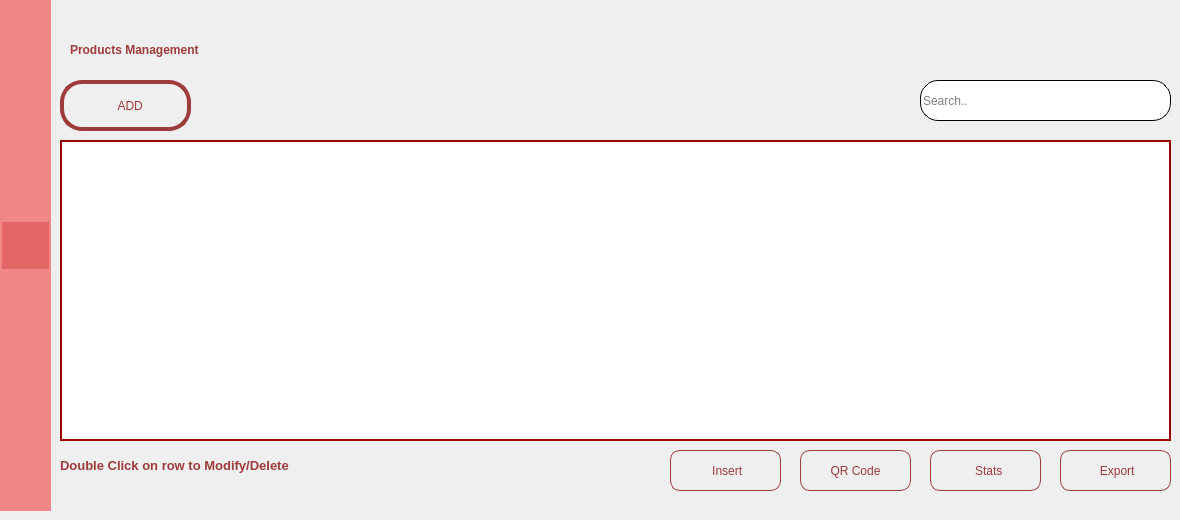
    <widget class="QWidget" name="page_5">
     <widget class="QLabel" name="label_6">
      <property name="geometry">
       <rect>
        <x>70</x>
        <y>0</y>
        <width>331</width>
        <height>101</height>
       </rect>
      </property>
      <property name="styleSheet">
       <string notr="true">font: 75 24pt &quot;Arial&quot;;
font: 75 italic 16pt &quot;Arial&quot;;
background-color: rgba(0,0,0,0%);</string>
      </property>
      <property name="text">
       <string>&lt;html&gt;&lt;head/&gt;&lt;body&gt;&lt;p&gt;&lt;span style=&quot; font-weight:600; color:#9e3b3b;&quot;&gt;Products Management&lt;/span&gt;&lt;/p&gt;&lt;/body&gt;&lt;/html&gt;</string>
      </property>
     </widget>
     <widget class="QLabel" name="label_12">
      <property name="geometry">
       <rect>
        <x>330</x>
        <y>60</y>
        <width>521</width>
        <height>401</height>
       </rect>
      </property>
      <property name="text">
       <string/>
      </property>
      <property name="pixmap">
       <pixmap resource="ressources.qrc">:/new/prefix1/gfx/3516835.png</pixmap>
      </property>
      <property name="scaledContents">
       <bool>true</bool>
      </property>
     </widget>
     <widget class="QTableView" name="tableView_produits">
      <property name="geometry">
       <rect>
        <x>60</x>
        <y>140</y>
        <width>1111</width>
        <height>301</height>
       </rect>
      </property>
      <property name="styleSheet">
       <string notr="true">QTableView{
alternate-background-color: #CC3333;
border: 2px solid;
border-color: #9B0000;
selection-background-color: #FF5555;
}

QHeaderView::section {
    background-color: #F28787;
    color: white;
    padding: 4px;
    border: 1px solid #F28787; 
}</string>
      </property>
     </widget>
     <widget class="QPushButton" name="ajouter_produits">
      <property name="geometry">
       <rect>
        <x>60</x>
        <y>80</y>
        <width>131</width>
        <height>51</height>
       </rect>
      </property>
      <property name="styleSheet">
       <string notr="true">QPushButton {
color: rgb(158,59,59);
font: 75 12pt &quot;Arial&quot;;
border: 4px solid rgb(158,59,59);
border-radius: 22px;
}</string>
      </property>
      <property name="text">
       <string>   ADD</string>
      </property>
      <property name="icon">
       <iconset resource="ressources.qrc">
        <normaloff>:/new/prefix1/gfx/ajouter.png</normaloff>:/new/prefix1/gfx/ajouter.png</iconset>
      </property>
      <property name="iconSize">
       <size>
        <width>31</width>
        <height>31</height>
       </size>
      </property>
     </widget>
     <widget class="QLineEdit" name="recherche_produits">
      <property name="geometry">
       <rect>
        <x>920</x>
        <y>80</y>
        <width>251</width>
        <height>41</height>
       </rect>
      </property>
      <property name="styleSheet">
       <string notr="true">QLineEdit{
border: 1px solid;
border-radius: 18px;
}</string>
      </property>
      <property name="placeholderText">
       <string>Search..</string>
      </property>
     </widget>
     <widget class="QLabel" name="label_22">
      <property name="geometry">
       <rect>
        <x>1130</x>
        <y>80</y>
        <width>41</width>
        <height>41</height>
       </rect>
      </property>
      <property name="styleSheet">
       <string notr="true">background-color: rgba(0,0,0,0%);</string>
      </property>
      <property name="text">
       <string/>
      </property>
      <property name="pixmap">
       <pixmap resource="ressources.qrc">:/new/prefix1/gfx/Ellipse 7.png</pixmap>
      </property>
      <property name="scaledContents">
       <bool>true</bool>
      </property>
     </widget>
     <widget class="QLabel" name="label_23">
      <property name="geometry">
       <rect>
        <x>1140</x>
        <y>90</y>
        <width>21</width>
        <height>21</height>
       </rect>
      </property>
      <property name="styleSheet">
       <string notr="true">background-color: rgba(0,0,0,0%);</string>
      </property>
      <property name="text">
       <string/>
      </property>
      <property name="pixmap">
       <pixmap resource="ressources.qrc">:/new/prefix1/gfx/loupe.png</pixmap>
      </property>
      <property name="scaledContents">
       <bool>true</bool>
      </property>
     </widget>
     <widget class="QPushButton" name="Tri_produits">
      <property name="geometry">
       <rect>
        <x>860</x>
        <y>80</y>
        <width>41</width>
        <height>41</height>
       </rect>
      </property>
      <property name="styleSheet">
       <string notr="true">QPushButton {
border-radius:10px;
background-color: rgba(0,0,0,0%);
}

QPushButton:hover {

  background-color: #E26666;
}</string>
      </property>
      <property name="text">
       <string/>
      </property>
      <property name="icon">
       <iconset resource="ressources.qrc">
        <normaloff>:/new/prefix1/gfx/download.png</normaloff>:/new/prefix1/gfx/download.png</iconset>
      </property>
      <property name="iconSize">
       <size>
        <width>31</width>
        <height>31</height>
       </size>
      </property>
     </widget>
     <widget class="QPushButton" name="stats_produits">
      <property name="geometry">
       <rect>
        <x>930</x>
        <y>450</y>
        <width>111</width>
        <height>41</height>
       </rect>
      </property>
      <property name="styleSheet">
       <string notr="true">QPushButton {
color: rgb(158,59,59);
font: 75 12pt &quot;Arial&quot;;
border: 1px solid rgb(158,59,59);
border-radius: 10px;
}</string>
      </property>
      <property name="text">
       <string>  Stats</string>
      </property>
      <property name="icon">
       <iconset resource="ressources.qrc">
        <normaloff>:/new/prefix1/gfx/stats.png</normaloff>:/new/prefix1/gfx/stats.png</iconset>
      </property>
      <property name="iconSize">
       <size>
        <width>20</width>
        <height>20</height>
       </size>
      </property>
     </widget>
     <widget class="QPushButton" name="PDF_produits">
      <property name="geometry">
       <rect>
        <x>1060</x>
        <y>450</y>
        <width>111</width>
        <height>41</height>
       </rect>
      </property>
      <property name="styleSheet">
       <string notr="true">QPushButton {
color: rgb(158,59,59);
font: 75 12pt &quot;Arial&quot;;
border: 1px solid rgb(158,59,59);
border-radius: 10px;
}</string>
      </property>
      <property name="text">
       <string> Export</string>
      </property>
      <property name="icon">
       <iconset resource="ressources.qrc">
        <normaloff>:/new/prefix1/gfx/pdf.png</normaloff>:/new/prefix1/gfx/pdf.png</iconset>
      </property>
      <property name="iconSize">
       <size>
        <width>20</width>
        <height>20</height>
       </size>
      </property>
     </widget>
     <widget class="QPushButton" name="qr_code">
      <property name="geometry">
       <rect>
        <x>800</x>
        <y>450</y>
        <width>111</width>
        <height>41</height>
       </rect>
      </property>
      <property name="styleSheet">
       <string notr="true">QPushButton {
color: rgb(158,59,59);
font: 75 10pt &quot;Arial&quot;;
border: 1px solid rgb(158,59,59);
border-radius: 10px;
}</string>
      </property>
      <property name="text">
       <string>QR Code</string>
      </property>
      <property name="icon">
       <iconset resource="ressources.qrc">
        <normaloff>:/new/prefix1/gfx/qr-code.png</normaloff>:/new/prefix1/gfx/qr-code.png</iconset>
      </property>
      <property name="iconSize">
       <size>
        <width>25</width>
        <height>25</height>
       </size>
      </property>
     </widget>
     <widget class="QPushButton" name="insert_image">
      <property name="geometry">
       <rect>
        <x>670</x>
        <y>450</y>
        <width>111</width>
        <height>41</height>
       </rect>
      </property>
      <property name="styleSheet">
       <string notr="true">QPushButton {
color: rgb(158,59,59);
font: 75 10pt &quot;Arial&quot;;
border: 1px solid rgb(158,59,59);
border-radius: 10px;
}</string>
      </property>
      <property name="text">
       <string> Insert</string>
      </property>
      <property name="icon">
       <iconset resource="ressources.qrc">
        <normaloff>:/new/prefix1/gfx/image.png</normaloff>:/new/prefix1/gfx/image.png</iconset>
      </property>
      <property name="iconSize">
       <size>
        <width>20</width>
        <height>20</height>
       </size>
      </property>
     </widget>
     <widget class="QLabel" name="label_24">
      <property name="geometry">
       <rect>
        <x>60</x>
        <y>445</y>
        <width>361</width>
        <height>41</height>
       </rect>
      </property>
      <property name="text">
       <string>&lt;html&gt;&lt;head/&gt;&lt;body&gt;&lt;p&gt;&lt;span style=&quot; font-size:10pt; font-weight:600; color:#9e3b3b;&quot;&gt;Double Click on row to Modify/Delete&lt;/span&gt;&lt;/p&gt;&lt;/body&gt;&lt;/html&gt;</string>
      </property>
     </widget>
     <widget class="QPushButton" name="Button_clients_4">
      <property name="geometry">
       <rect>
        <x>0</x>
        <y>160</y>
        <width>51</width>
        <height>51</height>
       </rect>
      </property>
      <property name="styleSheet">
       <string notr="true">QPushButton {
    border: 2px solid #F28787;
    background-color: #F28787;
}

/* Hover styles */
QPushButton:hover {
  background-color: #E26666;
}

/* Pressed styles */
QPushButton:pressed {
  background-color: #a63b3b; 
}</string>
      </property>
      <property name="text">
       <string/>
      </property>
      <property name="icon">
       <iconset resource="ressources.qrc">
        <normaloff>:/new/prefix1/gfx/utilisateurs-alt (1).png</normaloff>:/new/prefix1/gfx/utilisateurs-alt (1).png</iconset>
      </property>
      <property name="iconSize">
       <size>
        <width>31</width>
        <height>31</height>
       </size>
      </property>
     </widget>
     <widget class="QPushButton" name="Button_employes_4">
      <property name="geometry">
       <rect>
        <x>0</x>
        <y>100</y>
        <width>51</width>
        <height>51</height>
       </rect>
      </property>
      <property name="styleSheet">
       <string notr="true">QPushButton {
    border: 2px solid #F28787;
    background-color: #F28787;
}

/* Hover styles */
QPushButton:hover {
  background-color: #E26666;
}

/* Pressed styles */
QPushButton:pressed {
  background-color: #a63b3b; 
}</string>
      </property>
      <property name="text">
       <string/>
      </property>
      <property name="icon">
       <iconset resource="ressources.qrc">
        <normaloff>:/new/prefix1/gfx/badge-didentite.png</normaloff>:/new/prefix1/gfx/badge-didentite.png</iconset>
      </property>
      <property name="iconSize">
       <size>
        <width>31</width>
        <height>31</height>
       </size>
      </property>
     </widget>
     <widget class="QPushButton" name="pushButton_13">
      <property name="geometry">
       <rect>
        <x>0</x>
        <y>460</y>
        <width>51</width>
        <height>51</height>
       </rect>
      </property>
      <property name="styleSheet">
       <string notr="true">QPushButton {
    border: 2px solid #F28787;
    background-color: #F28787;
}

/* Hover styles */
QPushButton:hover {
  background-color: #E26666;
}

/* Pressed styles */
QPushButton:pressed {
  background-color: #a63b3b; 
}</string>
      </property>
      <property name="text">
       <string/>
      </property>
      <property name="icon">
       <iconset resource="ressources.qrc">
        <normaloff>:/new/prefix1/gfx/deconnexion-alt.png</normaloff>:/new/prefix1/gfx/deconnexion-alt.png</iconset>
      </property>
      <property name="iconSize">
       <size>
        <width>31</width>
        <height>31</height>
       </size>
      </property>
     </widget>
     <widget class="QLabel" name="label_29">
      <property name="geometry">
       <rect>
        <x>0</x>
        <y>0</y>
        <width>51</width>
        <height>511</height>
       </rect>
      </property>
      <property name="styleSheet">
       <string notr="true">QLabel{
background-color: #F28787;}</string>
      </property>
      <property name="text">
       <string/>
      </property>
     </widget>
     <widget class="QPushButton" name="pushButton_14">
      <property name="geometry">
       <rect>
        <x>0</x>
        <y>0</y>
        <width>51</width>
        <height>51</height>
       </rect>
      </property>
      <property name="styleSheet">
       <string notr="true">QPushButton{
border: 2px solid #F28787;
background-color: #F28787;}</string>
      </property>
      <property name="text">
       <string/>
      </property>
      <property name="icon">
       <iconset resource="ressources.qrc">
        <normaloff>:/new/prefix1/gfx/logo-audit.png</normaloff>:/new/prefix1/gfx/logo-audit.png</iconset>
      </property>
      <property name="iconSize">
       <size>
        <width>35</width>
        <height>35</height>
       </size>
      </property>
     </widget>
     <widget class="QPushButton" name="Button_produits_4">
      <property name="geometry">
       <rect>
        <x>0</x>
        <y>220</y>
        <width>51</width>
        <height>51</height>
       </rect>
      </property>
      <property name="styleSheet">
       <string notr="true">QPushButton {
    border: 2px solid #F28787;
    background-color: #E26666;
}

/* Hover styles */
QPushButton:hover {
  background-color: #E26666;
}

/* Pressed styles */
QPushButton:pressed {
  background-color: #a63b3b; 
}</string>
      </property>
      <property name="text">
       <string/>
      </property>
      <property name="icon">
       <iconset resource="ressources.qrc">
        <normaloff>:/new/prefix1/gfx/boite-ouverte.png</normaloff>:/new/prefix1/gfx/boite-ouverte.png</iconset>
      </property>
      <property name="iconSize">
       <size>
        <width>31</width>
        <height>31</height>
       </size>
      </property>
     </widget>
     <widget class="QPushButton" name="Button_normes_4">
      <property name="geometry">
       <rect>
        <x>0</x>
        <y>280</y>
        <width>51</width>
        <height>51</height>
       </rect>
      </property>
      <property name="styleSheet">
       <string notr="true">QPushButton {
    border: 2px solid #F28787;
    background-color: #F28787;
}

/* Hover styles */
QPushButton:hover {
  background-color: #E26666;
}

/* Pressed styles */
QPushButton:pressed {
  background-color: #a63b3b; 
}</string>
      </property>
      <property name="text">
       <string/>
      </property>
      <property name="icon">
       <iconset resource="ressources.qrc">
        <normaloff>:/new/prefix1/gfx/case-a-cocher.png</normaloff>:/new/prefix1/gfx/case-a-cocher.png</iconset>
      </property>
      <property name="iconSize">
       <size>
        <width>31</width>
        <height>31</height>
       </size>
      </property>
     </widget>
     <widget class="QPushButton" name="Button_amendes_4">
      <property name="geometry">
       <rect>
        <x>0</x>
        <y>340</y>
        <width>51</width>
        <height>51</height>
       </rect>
      </property>
      <property name="styleSheet">
       <string notr="true">QPushButton {
    border: 2px solid #F28787;
    background-color: #F28787;
}

/* Hover styles */
QPushButton:hover {
  background-color: #E26666;
}

/* Pressed styles */
QPushButton:pressed {
  background-color: #a63b3b; 
}</string>
      </property>
      <property name="text">
       <string/>
      </property>
      <property name="icon">
       <iconset resource="ressources.qrc">
        <normaloff>:/new/prefix1/gfx/enveloppe-ouverte-dollar.png</normaloff>:/new/prefix1/gfx/enveloppe-ouverte-dollar.png</iconset>
      </property>
      <property name="iconSize">
       <size>
        <width>31</width>
        <height>31</height>
       </size>
      </property>
     </widget>
     <zorder>label_12</zorder>
     <zorder>label_6</zorder>
     <zorder>tableView_produits</zorder>
     <zorder>ajouter_produits</zorder>
     <zorder>recherche_produits</zorder>
     <zorder>label_22</zorder>
     <zorder>label_23</zorder>
     <zorder>Tri_produits</zorder>
     <zorder>stats_produits</zorder>
     <zorder>PDF_produits</zorder>
     <zorder>qr_code</zorder>
     <zorder>insert_image</zorder>
     <zorder>label_24</zorder>
     <zorder>label_29</zorder>
     <zorder>pushButton_14</zorder>
     <zorder>Button_produits_4</zorder>
     <zorder>Button_normes_4</zorder>
     <zorder>Button_amendes_4</zorder>
     <zorder>Button_clients_4</zorder>
     <zorder>Button_employes_4</zorder>
     <zorder>pushButton_13</zorder>
    </widget>
